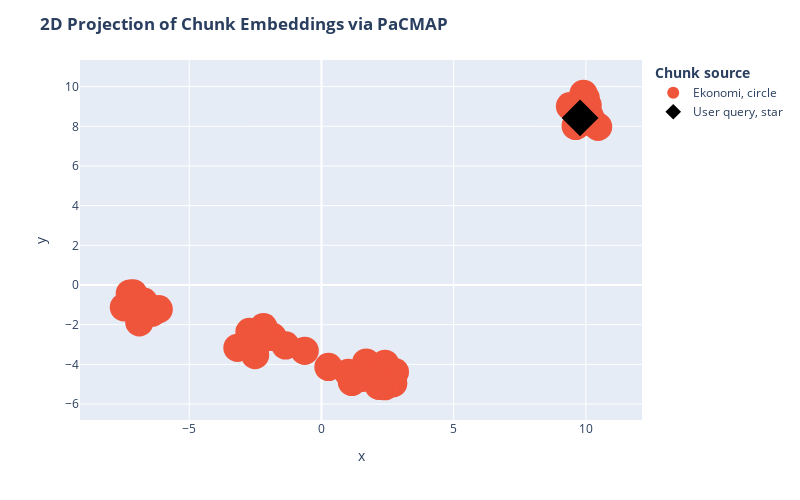

The code cell stored with this chart in its notebook:
### Markdown cell above
# Visualize Chunk Embeddings in 2D (experimental)

### Code cell
import pacmap
import plotly.express as px

def visualize_chunks(query_vector, collection):
    print("=> Fitting data to 2D...")
    
    data = collection.get(include=["documents", "metadatas", "embeddings"])
    df = pd.DataFrame.from_dict(data=data["embeddings"])
    # print('Size of the dataframe: {}'.format(df.shape))
    # print('Size of the query_vector: {}'.format(len(query_vector)))
    
    print("=> Extracting info...")
    embedding_projector = pacmap.PaCMAP(n_components=2, n_neighbors=None, MN_ratio=0.5, FP_ratio=2.0, random_state=1)

    # Fit the data (the index of transformed data corresponds to the index of the original data)
    documents_projected = embedding_projector.fit_transform(df.to_numpy() + [query_vector], init="pca")
    df = pd.DataFrame.from_dict(
        [
            {
                "x": documents_projected[i, 0],
                "y": documents_projected[i, 1],
                "source": docs[i].metadata["source"].split("\\")[1],
                "extract": docs[i].page_content[:100] + "...",
                "symbol": "circle",
                "size_col": 1,
            }
            for i in range(len(docs))
        ]
        + [
            {
                "x": documents_projected[-1, 0],
                "y": documents_projected[-1, 1],
                "source": "User query",
                "extract": query,
                "size_col": 1,
                "symbol": "star",
            }
        ]
    )

    # Visualize the embedding
    print("=> Visualizing...")
    fig = px.scatter(
        df,
        x="x",
        y="y",
        color="source",
        hover_data="extract",
        size="size_col",
        symbol="symbol",
        color_discrete_map={"User query": "black"},
        width=800,
        height=500,
    )
    fig.update_traces(
        marker=dict(opacity=1, line=dict(width=0, color="DarkSlateGrey")),
        selector=dict(mode="markers"),
    )
    fig.update_layout(
        legend_title_text="<b>Chunk source</b>",
        title="<b>2D Projection of Chunk Embeddings via PaCMAP</b>",
    )
    fig.show()

query = 'Vad för alkoholpolicy har Chalmers?'
query_vector = embeddings.embed_query(query)
visualize_chunks(query_vector, collection)

### Figure 1 — Plotly figure (JSON) as saved in the notebook; plotly's stock layout.template omitted (floating-point values rounded to 4 significant figures)
{"data": [{"customdata": [["Sida 1av 5\nChalmers tekniska högskola Telefon 031-7721000 Organisationsnummer:\n412 96 Göteborg Webb:..."], ["process for Erasmus+ staff training and teacher mobility. Instead of the application being open for\n..."], ["Sida 2av 5\nChalmers tekniska högskola Telefon 031-7721000 Organisationsnummer:\n412 96 Göteborg Webb:..."], ["året runt (se specifika tidpunkter under punkt 4. nedan).\nDetta beslut förväntas effektivisera hante..."], ["Erasmus+ ansvarig (Erasmus Institutional Coordinator). Detta har upplevts som ohållbart utifrån\nett ..."], ["Sida 3av 5\nChalmers tekniska högskola Telefon 031-7721000 Organisationsnummer:\n412 96 Göteborg Webb:..."], ["tidsram. En risk är dock att många anser denna process mindre flexibel än nuvarande\nansökningsförfar..."], ["träder i kraft från 2024.\nMobilitetsperiods start Ansökningsperiod Besked\nSommar och hösttermin (för..."], ["Sida 4av 5\nChalmers tekniska högskola Telefon 031-7721000 Organisationsnummer:\n412 96 Göteborg Webb:..."], ["Beslut expedieras enligt sändlistan och föreskriften samt den engelska översättning\npubliceras på Ch..."], ["Sida 5av 5\nChalmers tekniska högskola Telefon 031-7721000 Organisationsnummer:\n412 96 Göteborg Webb:..."], ["STYRDOKUMENT:   Riktlinje för representation.  C 2024‐0470. Beslut av ekonomichef.  \nBeslut av:  \nEk..."], ["STYRDOKUMENT:   Riktlinje för representation.  C 2024‐0470. Beslut av ekonomichef.  \nBakgrund   \nDe ..."], ["1. Extern representation  \nExtern representation  riktar sig mot Chalmers  externa kontakter  och sy..."], ["STYRDOKUMENT:   Riktlinje för representation.  C 2024‐0470. Beslut av ekonomichef.  \n \nVilka får del..."], ["2. Intern representation  \nIntern representation  riktar sig inåt mot Chalmers  personal och har mer..."], ["kostnaden  uppgå till högst 350 kronor exklusive \nmoms per person och representationstillfälle.  \n \n..."], ["STYRDOKUMENT:   Riktlinje för representation.  C 2024‐0470. Beslut av ekonomichef.  \n- representatio..."], ["5. Risker för mutor vid representation  \nI samband med representation  ska risken för tagande och gi..."], ["STYRDOKUMENT:   Riktlinje för representation.  C 2024‐0470. Beslut av ekonomichef.  \nRepresentations..."], ["Approved by Financial Manager  \n01/05/2018 \nFinancial responsibility for project managers at Cha lme..."], ["relates to research projects funded through faculty  funds, but can also relate to projects initiate..."], ["Projects from a financial perspective \nThose who look at projects from an operational pers pective m..."], ["• for Chalmers' general management and monitoring of operations \n• for external reporting. \nThe foll..."], ["Approved by Financial Manager  \n01/05/2018 \n• A project can be both internal and external, but th e ..."], ["Powers \nThe appointed project manager is given formal finan cial project management responsibility, ..."], ["Limitations \n• In their project planning, the project manager shal l consult with the resource owner..."], ["STYRDOKUMENT: Riktlinje för inköp och upphandling vid Chalmers tekniska högskola . Dnr C 20 2 1 -\n15..."], ["2 Mål\nMål et är att visa att Chalmers gör goda affärer .\n3 Grundläggande förutsättningar\nChalmers är..."], ["STYRDOKUMENT: Riktlinje för inköp och upphandling vid Chalmers tekniska högskola . Dnr C 20 2 1 -\n15..."], ["Chalmers upphandlingsforum (ChUF) ,\nDialogforum – Tillgodose verksamheternas inköpsbehov\ninstitution..."], ["STYRDOKUMENT: Riktlinje för inköp och upphandling vid Chalmers tekniska högskola . Dnr C 20 2 1 -\n15..."], ["utföras av institutionen speciellt ut sedda inköpare. IoU kan föreskriva att vissa specifika\ninköpso..."], ["STYRDOKUMENT: Riktlinje för inköp och upphandling vid Chalmers tekniska högskola . Dnr C 20 2 1 -\n15..."], ["Referensgruppsmedlem utses i samråd med inköpskoordinatorn.\n6 Direktupphandling\n6.1 Allmänt\nDirektup..."], ["STYRDOKUMENT: Riktlinje för inköp och upphandling vid Chalmers tekniska högskola . Dnr C 20 2 1 -\n15..."], ["sekretessbeläggas till skydd för leverantörers och Chalmers och andra upphandla enheters\naffärshemli..."], ["STYRDOKUMENT: Riktlinje för inköp och upphandling vid Chalmers tekniska högskola . Dnr C 20 2 1 -\n15..."], ["Tilldelningsbeslut (signerat)\nAvtal med vinnande leverantör/ - er (signerat)\nDigitalt undertecknade ..."], ["STYRDOKUMENT: Riktlinje för inköp och upphandling vid Chalmers tekniska högskola . Dnr C 20 2 1 -\n15..."], ["Fastställt av Ekonomichef  \n2018- 05-01 \nEkonomiskt a nsvar för projektledare  vid Chalmers  \nDenna ..."], ["Projekt i ett ekonomiskt perspektiv  \nUr ett verksamhetsmässigt perspektiv kan definitionen av proje..."], ["Fastställt av Ekonomichef  \n2018- 05-01 \n• Ett projekt kan vara både internt och externt , men utgör..."]], "hovertemplate": "source=Ekonomi<br>symbol=circle<br>x=%{x}<br>y=%{y}<br>size_col=%{marker.size}<br>extract=%{customdata[0]}<extra></extra>", "legendgroup": "Ekonomi, circle", "marker": {"color": "#EF553B", "line": {"color": "DarkSlateGrey", "width": 0}, "opacity": 1, "size": [1, 1, 1, 1, 1, 1, 1, 1, 1, 1, 1, 1, 1, 1, 1, 1, 1, 1, 1, 1, 1, 1, 1, 1, 1, 1, 1, 1, 1, 1, 1, 1, 1, 1, 1, 1, 1, 1, 1, 1, 1, 1, 1], "sizemode": "area", "sizeref": 0.0025, "symbol": "circle"}, "mode": "markers", "name": "Ekonomi, circle", "orientation": "v", "showlegend": true, "type": "scatter", "x": [-2.407, 2.776, -1.846, 9.614, -2.511, 2.404, 10.46, 1.012, -2.193, 2.218, 10.27, -7.227, 2.646, 10.07, -6.156, -0.6355, 10.13, -7.248, -6.917, -7.124, -6.672, 1.691, -1.358, -6.403, -6.889, -7.188, 0.2651, 9.399, 2.713, 1.831, 1.564, -6.72, -3.178, -2.723, 1.15, 9.909, 9.992, -7.472, 2.407, -2.394, 2.166, 9.823, 9.781], "xaxis": "x", "y": [-2.451, -4.389, -2.614, 8.018, -3.528, -3.971, 7.973, -4.424, -2.126, -5.06, 8.195, -1.163, -4.684, 9.061, -1.219, -3.315, 8.544, -0.4318, -1.055, -0.4166, -1.388, -3.907, -3.046, -1.392, -1.876, -0.7193, -4.128, 9.011, -4.945, -4.604, -4.677, -0.8364, -3.164, -2.364, -4.882, 9.638, 9.427, -1.122, -5.098, -2.867, -5.078, 8.179, 8.423], "yaxis": "y"}, {"customdata": [["Vad för alkoholpolicy har Chalmers?"]], "hovertemplate": "source=User query<br>symbol=star<br>x=%{x}<br>y=%{y}<br>size_col=%{marker.size}<br>extract=%{customdata[0]}<extra></extra>", "legendgroup": "User query, star", "marker": {"color": "black", "line": {"color": "DarkSlateGrey", "width": 0}, "opacity": 1, "size": [1], "sizemode": "area", "sizeref": 0.0025, "symbol": "diamond"}, "mode": "markers", "name": "User query, star", "orientation": "v", "showlegend": true, "type": "scatter", "x": [9.781], "xaxis": "x", "y": [8.423], "yaxis": "y"}], "layout": {"height": 500, "legend": {"itemsizing": "constant", "title": {"text": "<b>Chunk source</b>"}, "tracegroupgap": 0}, "margin": {"t": 60}, "title": {"text": "<b>2D Projection of Chunk Embeddings via PaCMAP</b>"}, "width": 800, "xaxis": {"anchor": "y", "domain": [0, 1], "title": {"text": "x"}}, "yaxis": {"anchor": "x", "domain": [0, 1], "title": {"text": "y"}}}}
